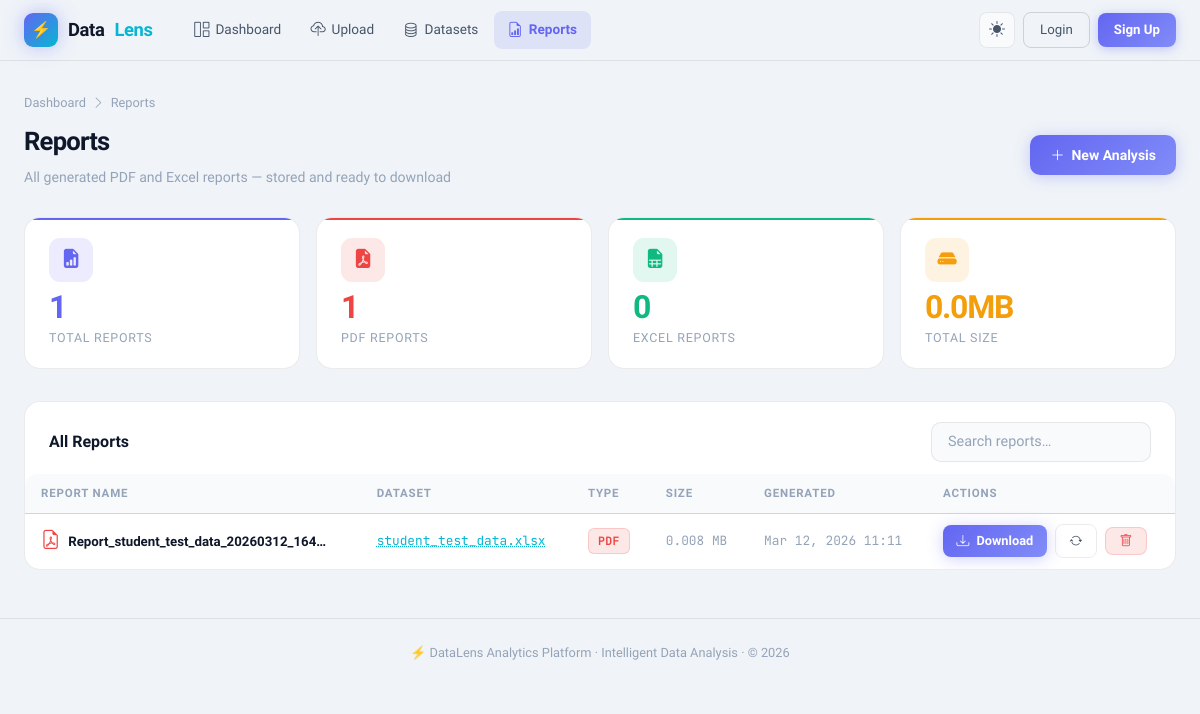
Page /reports on the committed database.
### app.py (models this page shows)
class Report(db.Model):
    id          = db.Column(db.Integer, primary_key=True)
    uid         = db.Column(db.String(36), unique=True, default=lambda: str(uuid.uuid4()))
    name        = db.Column(db.String(255))
    dataset_id  = db.Column(db.Integer, db.ForeignKey('dataset.id'))
    file_path   = db.Column(db.String(512))
    report_type = db.Column(db.String(20), default='pdf')
    file_size   = db.Column(db.Float, default=0.0)
    created_at  = db.Column(db.DateTime, default=datetime.utcnow)
    user_id     = db.Column(db.Integer, db.ForeignKey('user.id'), nullable=True)
    user        = db.relationship('User', backref='reports', foreign_keys=[user_id])

class Dataset(db.Model):
    id          = db.Column(db.Integer, primary_key=True)
    uid         = db.Column(db.String(36), unique=True, default=lambda: str(uuid.uuid4()))
    name        = db.Column(db.String(255), nullable=False)
    file_type   = db.Column(db.String(20))
    num_rows    = db.Column(db.Integer)
    num_cols    = db.Column(db.Integer)
    file_size   = db.Column(db.Float)          # MB
    file_path   = db.Column(db.String(512))
    description = db.Column(db.Text, default='')
    uploaded_at = db.Column(db.DateTime, default=datetime.utcnow)
    user_id     = db.Column(db.Integer, db.ForeignKey('user.id'), nullable=True)
    reports     = db.relationship('Report', backref='dataset', lazy=True, cascade='all,delete-orphan')

### app.py (the view)
@app.route('/reports')
def reports():
    user = current_user()
    if user:
        all_reports = Report.query.filter_by(user_id=user.id).order_by(Report.created_at.desc()).all()
    else:
        all_reports = Report.query.filter_by(user_id=None).order_by(Report.created_at.desc()).all()
    return render_template('reports.html', reports=all_reports, user=user)

### app.py (called while the page is built)
def current_user():
    uid = session.get('user_id')
    return db.session.get(User, uid) if uid else None

### templates/reports.html (shortened to what this page needs)
{% extends 'base.html' %}
{% block content %}
<div class="page-header">
  <div class="breadcrumb"><a href="/">Dashboard</a><i class="bi bi-chevron-right"></i><span>Reports</span></div>
  <div class="flex-between flex-wrap gap-md">
    <div>
      <h1 class="page-title">Reports</h1>
      <p class="page-sub">All generated PDF and Excel reports — stored and ready to download</p>
    </div>
    <a href="/upload" class="btn btn-primary"><i class="bi bi-plus-lg"></i> New Analysis</a>
  </div>
</div>
<div class="grid g-4 mb-lg">
  {% set pdf_count  = reports | selectattr('report_type','eq','pdf')  | list | length %}
  {% set xlsx_count = reports | selectattr('report_type','eq','xlsx') | list | length %}
  {% set total_size = reports | sum(attribute='file_size') %}
  <div class="metric-card" style="--accent-color:var(--indigo)">
    <div class="metric-icon" style="background:var(--indigo-dim);color:var(--indigo);margin-bottom:.5rem"><i class="bi bi-file-earmark-bar-graph-fill"></i></div>
    <div class="metric-value text-indigo">{{ reports|length }}</div>
    <div class="metric-label">Total Reports</div>
  </div>
  <div class="metric-card" style="--accent-color:var(--rose)">
    <div class="metric-icon" style="background:var(--rose-dim);color:var(--rose);margin-bottom:.5rem"><i class="bi bi-file-earmark-pdf-fill"></i></div>
    <div class="metric-value text-rose">{{ pdf_count }}</div>
    <div class="metric-label">PDF Reports</div>
  </div>
  <div class="metric-card" style="--accent-color:var(--emerald)">
    <div class="metric-icon" style="background:var(--emerald-dim);color:var(--emerald);margin-bottom:.5rem"><i class="bi bi-file-earmark-spreadsheet-fill"></i></div>
    <div class="metric-value text-emerald">{{ xlsx_count }}</div>
    <div class="metric-label">Excel Reports</div>
  </div>
  <div class="metric-card" style="--accent-color:var(--amber)">
    <div class="metric-icon" style="background:var(--amber-dim);color:var(--amber);margin-bottom:.5rem"><i class="bi bi-hdd-fill"></i></div>
    <div class="metric-value text-amber">{{ '%.1f'|format(total_size) }}MB</div>
    <div class="metric-label">Total Size</div>
  </div>
</div>
{% if reports %}
<div class="card card-flush">
  <div class="flex-between" style="padding:1.25rem 1.5rem .75rem">
    <div class="font-bold">All Reports</div>
    <div class="flex gap-sm">
      <input type="text" id="reportSearch" class="form-control" placeholder="Search reports…" style="width:220px" oninput="filterReports(this.value)">
    </div>
  </div>
  <div class="table-wrapper">
    <table class="dl-table" id="reportsTable">
      <thead>
        <tr>
          <th>Report Name</th><th>Dataset</th><th>Type</th><th>Size</th><th>Generated</th><th>Actions</th>
        </tr>
      </thead>
      <tbody>
        {% for report in reports %}
        <tr class="report-row" data-name="{{ report.name|lower }}" data-dataset="{{ (report.dataset.name if report.dataset else '')|lower }}">
          <td class="td-label">
            <div class="flex gap-sm">
              <i class="bi bi-file-earmark-{% if report.report_type == 'pdf' %}pdf{% else %}spreadsheet{% endif %}"
                 style="color:{% if report.report_type == 'pdf' %}var(--rose){% else %}var(--emerald){% endif %};font-size:1.2rem"></i>
              <span style="max-width:260px;overflow:hidden;text-overflow:ellipsis;white-space:nowrap" title="{{ report.name }}">{{ report.name }}</span>
            </div>
          </td>
          <td>
            {% if report.dataset %}
              <a href="/preview/{{ report.dataset.id }}" style="color:var(--cyan);text-decoration:underline dotted">{{ report.dataset.name }}</a>
            {% else %}
              <span class="text-muted">—</span>
            {% endif %}
          </td>
          <td>
            <span class="badge {% if report.report_type == 'pdf' %}badge-rose{% else %}badge-emerald{% endif %}">
              {{ report.report_type.upper() }}
            </span>
          </td>
          <td class="text-muted font-mono">{{ report.file_size }} MB</td>
          <td class="text-muted">{{ report.created_at.strftime('%b %d, %Y %H:%M') }}</td>
          <td>
            <div class="flex gap-sm">
              <a href="/report/download/{{ report.id }}" class="btn btn-primary btn-sm">
                <i class="bi bi-download"></i> Download
              </a>
              {% if report.dataset %}
              <a href="/analyze/{{ report.dataset_id }}" class="btn btn-outline btn-sm" title="Re-analyze">
                <i class="bi bi-arrow-repeat"></i>
              </a>
              {% endif %}
              <form action="/report/delete/{{ report.id }}" method="POST" style="display:inline" onsubmit="return confirm('Delete this report?')">
                <button type="submit" class="btn btn-danger btn-sm" title="Delete">
                  <i class="bi bi-trash"></i>
                </button>
              </form>
            </div>
          </td>
        </tr>
        {% endfor %}
      </tbody>
    </table>
  </div>
</div>
{% endif %}
{% endblock %}

### rows in the picture
Report: name "Report_student_test_data_20260312_164…", dataset.name "student_test_data.xlsx", report_type "PDF", file_size "0.008", created_at "Mar 12, 2026 11:11"

### other values in the picture
{{ reports|length }} "1"
{{ pdf_count }} "1"
{{ xlsx_count }} "0"
{{ '%.1f'|format(total_size) }} "0.0"
